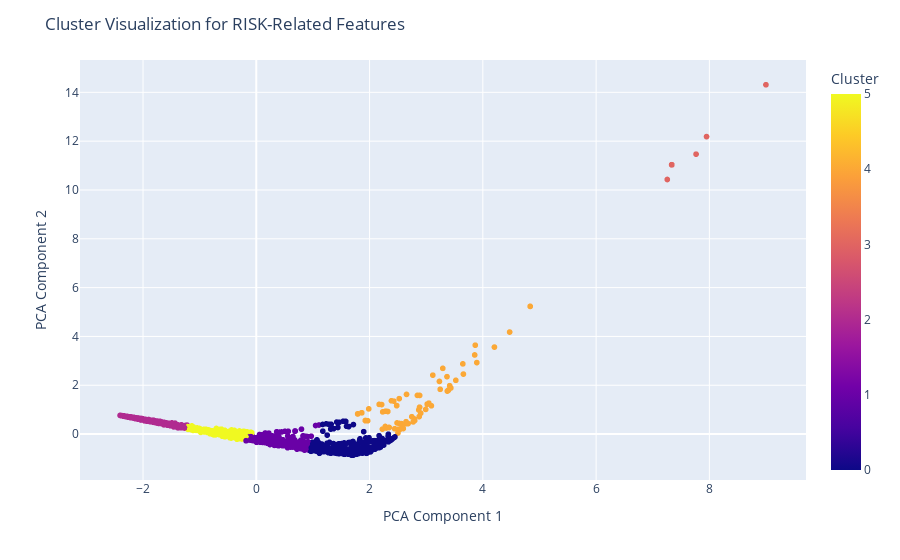

The notebook cell saved with this chart:
### Markdown cell above
![image.png](attachment:image.png)

### Code cell
f

### Figure 1 — Plotly figure (JSON) as saved in the notebook; plotly's stock layout.template omitted (floating-point values rounded to 4 significant figures; data arrays with more than 128 entries replaced by an {"elided": "..."} marker saying what was removed)
{"data": [{"customdata": {"elided": "2960x2 mixed values"}, "hovertemplate": "PCA1=%{x}<br>PCA2=%{y}<br>County=%{customdata[0]}<br>FIPS=%{customdata[1]}<br>Cluster=%{marker.color}<extra></extra>", "legendgroup": "", "marker": {"color": {"elided": "2960 int values"}, "coloraxis": "coloraxis", "symbol": "circle"}, "mode": "markers", "name": "", "showlegend": false, "type": "scattergl", "x": {"elided": "2960 float values"}, "xaxis": "x", "y": {"elided": "2960 float values"}, "yaxis": "y"}], "layout": {"coloraxis": {"colorbar": {"title": {"text": "Cluster"}}, "colorscale": [[0, "#0d0887"], [0.1111, "#46039f"], [0.2222, "#7201a8"], [0.3333, "#9c179e"], [0.4444, "#bd3786"], [0.5556, "#d8576b"], [0.6667, "#ed7953"], [0.7778, "#fb9f3a"], [0.8889, "#fdca26"], [1, "#f0f921"]]}, "legend": {"tracegroupgap": 0}, "margin": {"t": 60}, "title": {"text": "Cluster Visualization for RISK-Related Features"}, "xaxis": {"anchor": "y", "domain": [0, 1], "title": {"text": "PCA Component 1"}}, "yaxis": {"anchor": "x", "domain": [0, 1], "title": {"text": "PCA Component 2"}}}}
